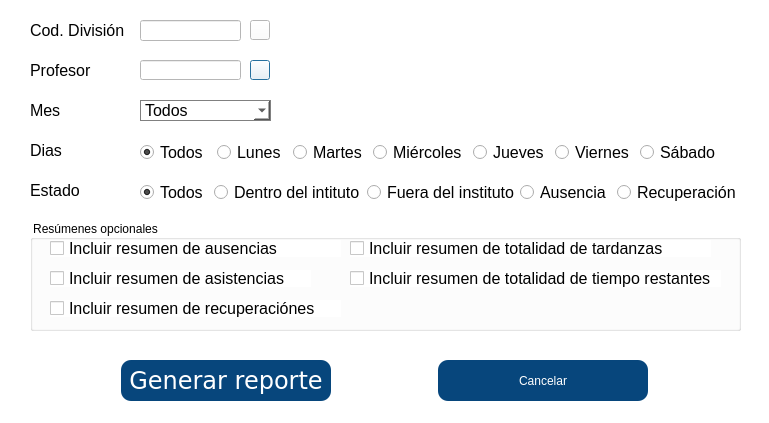
<?xml version="1.0" encoding="UTF-8"?>
<ui version="4.0">
 <class>ConsultaReporte</class>
 <widget class="QDialog" name="ConsultaReporte">
  <property name="geometry">
   <rect>
    <x>0</x>
    <y>0</y>
    <width>769</width>
    <height>423</height>
   </rect>
  </property>
  <property name="windowTitle">
   <string>Reporte</string>
  </property>
  <property name="styleSheet">
   <string notr="true">background-color: rgb(255, 255, 255);</string>
  </property>
  <widget class="QLabel" name="label_3">
   <property name="geometry">
    <rect>
     <x>30</x>
     <y>100</y>
     <width>91</width>
     <height>21</height>
    </rect>
   </property>
   <property name="font">
    <font>
     <family>Tahoma</family>
     <pointsize>12</pointsize>
    </font>
   </property>
   <property name="text">
    <string>Mes</string>
   </property>
  </widget>
  <widget class="QComboBox" name="comboBox_mes">
   <property name="geometry">
    <rect>
     <x>140</x>
     <y>100</y>
     <width>131</width>
     <height>21</height>
    </rect>
   </property>
   <property name="font">
    <font>
     <family>Tahoma</family>
     <pointsize>12</pointsize>
    </font>
   </property>
   <property name="autoFillBackground">
    <bool>false</bool>
   </property>
   <property name="styleSheet">
    <string notr="true">QComboBox {
background: white;
border: 1px solid gray;
padding: 0px 0px 0px 4px
}

QComboBox::drop-down {

}

</string>
   </property>
   <item>
    <property name="text">
     <string>Todos</string>
    </property>
   </item>
   <item>
    <property name="text">
     <string>Enero</string>
    </property>
   </item>
   <item>
    <property name="text">
     <string>Febrero</string>
    </property>
   </item>
   <item>
    <property name="text">
     <string>Marzo</string>
    </property>
   </item>
   <item>
    <property name="text">
     <string>Abril</string>
    </property>
   </item>
   <item>
    <property name="text">
     <string>Mayo</string>
    </property>
   </item>
   <item>
    <property name="text">
     <string>Junio</string>
    </property>
   </item>
   <item>
    <property name="text">
     <string>Julio</string>
    </property>
   </item>
   <item>
    <property name="text">
     <string>Agosto</string>
    </property>
   </item>
   <item>
    <property name="text">
     <string>Septiembre</string>
    </property>
   </item>
   <item>
    <property name="text">
     <string>Octubre</string>
    </property>
   </item>
   <item>
    <property name="text">
     <string>Noviembre</string>
    </property>
   </item>
   <item>
    <property name="text">
     <string>Diciembre</string>
    </property>
   </item>
  </widget>
  <widget class="QWidget" name="horizontalLayoutWidget">
   <property name="geometry">
    <rect>
     <x>140</x>
     <y>140</y>
     <width>581</width>
     <height>25</height>
    </rect>
   </property>
   <layout class="QHBoxLayout" name="horizontalLayout">
    <item>
     <widget class="QRadioButton" name="bt_todos_dias">
      <property name="font">
       <font>
        <family>Tahoma</family>
        <pointsize>12</pointsize>
       </font>
      </property>
      <property name="text">
       <string>Todos</string>
      </property>
      <property name="checked">
       <bool>true</bool>
      </property>
     </widget>
    </item>
    <item>
     <widget class="QRadioButton" name="bt_lunes">
      <property name="font">
       <font>
        <family>Tahoma</family>
        <pointsize>12</pointsize>
       </font>
      </property>
      <property name="text">
       <string>Lunes</string>
      </property>
      <property name="checked">
       <bool>false</bool>
      </property>
     </widget>
    </item>
    <item>
     <widget class="QRadioButton" name="bt_martes">
      <property name="font">
       <font>
        <family>Tahoma</family>
        <pointsize>12</pointsize>
       </font>
      </property>
      <property name="text">
       <string>Martes</string>
      </property>
     </widget>
    </item>
    <item>
     <widget class="QRadioButton" name="bt_miercoles">
      <property name="font">
       <font>
        <family>Tahoma</family>
        <pointsize>12</pointsize>
       </font>
      </property>
      <property name="text">
       <string>Miércoles</string>
      </property>
     </widget>
    </item>
    <item>
     <widget class="QRadioButton" name="bt_jueves">
      <property name="font">
       <font>
        <family>Tahoma</family>
        <pointsize>12</pointsize>
       </font>
      </property>
      <property name="text">
       <string>Jueves</string>
      </property>
     </widget>
    </item>
    <item>
     <widget class="QRadioButton" name="bt_viernes">
      <property name="font">
       <font>
        <family>Tahoma</family>
        <pointsize>12</pointsize>
       </font>
      </property>
      <property name="text">
       <string>Viernes</string>
      </property>
     </widget>
    </item>
    <item>
     <widget class="QRadioButton" name="bt_sabado">
      <property name="font">
       <font>
        <family>Tahoma</family>
        <pointsize>12</pointsize>
       </font>
      </property>
      <property name="text">
       <string>Sábado</string>
      </property>
     </widget>
    </item>
   </layout>
  </widget>
  <widget class="QLabel" name="label_4">
   <property name="geometry">
    <rect>
     <x>30</x>
     <y>140</y>
     <width>91</width>
     <height>21</height>
    </rect>
   </property>
   <property name="font">
    <font>
     <family>Tahoma</family>
     <pointsize>12</pointsize>
    </font>
   </property>
   <property name="text">
    <string>Dias</string>
   </property>
  </widget>
  <widget class="QWidget" name="horizontalLayoutWidget_2">
   <property name="geometry">
    <rect>
     <x>20</x>
     <y>360</y>
     <width>731</width>
     <height>41</height>
    </rect>
   </property>
   <layout class="QHBoxLayout" name="horizontalLayout_2">
    <item>
     <widget class="QPushButton" name="bt_guardar">
      <property name="maximumSize">
       <size>
        <width>210</width>
        <height>41</height>
       </size>
      </property>
      <property name="font">
       <font>
        <family>Verdana</family>
        <pointsize>18</pointsize>
        <weight>50</weight>
        <italic>false</italic>
        <bold>false</bold>
       </font>
      </property>
      <property name="focusPolicy">
       <enum>Qt::NoFocus</enum>
      </property>
      <property name="styleSheet">
       <string notr="true">background-color: rgb(7, 70, 124);
font: 18pt &quot;Verdana&quot;;
border-radius: 10px;
color: rgb(255, 255, 255);</string>
      </property>
      <property name="text">
       <string>Generar reporte</string>
      </property>
     </widget>
    </item>
    <item>
     <widget class="QPushButton" name="bt_cancelar">
      <property name="maximumSize">
       <size>
        <width>210</width>
        <height>41</height>
       </size>
      </property>
      <property name="focusPolicy">
       <enum>Qt::NoFocus</enum>
      </property>
      <property name="styleSheet">
       <string notr="true">background-color: rgb(7, 70, 124);
font: 18pt &quot;Verdana&quot;;
border-radius: 10px;
color: rgb(255, 255, 255);</string>
      </property>
      <property name="text">
       <string>Cancelar</string>
      </property>
     </widget>
    </item>
   </layout>
  </widget>
  <widget class="QWidget" name="horizontalLayoutWidget_3">
   <property name="geometry">
    <rect>
     <x>140</x>
     <y>180</y>
     <width>601</width>
     <height>25</height>
    </rect>
   </property>
   <layout class="QHBoxLayout" name="horizontalLayout_3">
    <item>
     <widget class="QRadioButton" name="bt_todos_estado">
      <property name="font">
       <font>
        <family>Tahoma</family>
        <pointsize>12</pointsize>
       </font>
      </property>
      <property name="text">
       <string>Todos</string>
      </property>
      <property name="checked">
       <bool>true</bool>
      </property>
     </widget>
    </item>
    <item>
     <widget class="QRadioButton" name="bt_dentro">
      <property name="font">
       <font>
        <family>Tahoma</family>
        <pointsize>12</pointsize>
       </font>
      </property>
      <property name="text">
       <string>Dentro del intituto</string>
      </property>
      <property name="checked">
       <bool>false</bool>
      </property>
     </widget>
    </item>
    <item>
     <widget class="QRadioButton" name="bt_fuera">
      <property name="font">
       <font>
        <family>Tahoma</family>
        <pointsize>12</pointsize>
       </font>
      </property>
      <property name="text">
       <string>Fuera del instituto</string>
      </property>
     </widget>
    </item>
    <item>
     <widget class="QRadioButton" name="bt_ausencia">
      <property name="font">
       <font>
        <family>Tahoma</family>
        <pointsize>12</pointsize>
       </font>
      </property>
      <property name="text">
       <string>Ausencia</string>
      </property>
     </widget>
    </item>
    <item>
     <widget class="QRadioButton" name="bt_recuperacion">
      <property name="font">
       <font>
        <family>Tahoma</family>
        <pointsize>12</pointsize>
       </font>
      </property>
      <property name="text">
       <string>Recuperación</string>
      </property>
     </widget>
    </item>
   </layout>
  </widget>
  <widget class="QLabel" name="label_5">
   <property name="geometry">
    <rect>
     <x>30</x>
     <y>180</y>
     <width>91</width>
     <height>21</height>
    </rect>
   </property>
   <property name="font">
    <font>
     <family>Tahoma</family>
     <pointsize>12</pointsize>
    </font>
   </property>
   <property name="text">
    <string>Estado</string>
   </property>
  </widget>
  <widget class="QLineEdit" name="tx_codigo_division">
   <property name="geometry">
    <rect>
     <x>140</x>
     <y>20</y>
     <width>101</width>
     <height>21</height>
    </rect>
   </property>
   <property name="font">
    <font>
     <family>Tahoma</family>
     <pointsize>12</pointsize>
    </font>
   </property>
   <property name="inputMask">
    <string/>
   </property>
   <property name="text">
    <string/>
   </property>
  </widget>
  <widget class="QLabel" name="lb_division">
   <property name="geometry">
    <rect>
     <x>270</x>
     <y>22</y>
     <width>421</width>
     <height>20</height>
    </rect>
   </property>
   <property name="font">
    <font>
     <family>Tahoma</family>
     <pointsize>12</pointsize>
    </font>
   </property>
   <property name="text">
    <string/>
   </property>
  </widget>
  <widget class="QPushButton" name="bt_profesor">
   <property name="geometry">
    <rect>
     <x>250</x>
     <y>60</y>
     <width>20</width>
     <height>20</height>
    </rect>
   </property>
   <property name="font">
    <font>
     <family>MS Shell Dlg 2</family>
     <pointsize>16</pointsize>
     <weight>50</weight>
     <italic>false</italic>
     <bold>false</bold>
    </font>
   </property>
   <property name="styleSheet">
    <string notr="true">background-color: rgb(255, 255, 255);
font: 16pt &quot;MS Shell Dlg 2&quot;;</string>
   </property>
   <property name="text">
    <string/>
   </property>
   <property name="icon">
    <iconset>
     <normaloff>../../lupa.png</normaloff>../../lupa.png</iconset>
   </property>
   <property name="autoDefault">
    <bool>true</bool>
   </property>
   <property name="flat">
    <bool>false</bool>
   </property>
  </widget>
  <widget class="QLabel" name="lb_profesor">
   <property name="geometry">
    <rect>
     <x>270</x>
     <y>60</y>
     <width>431</width>
     <height>20</height>
    </rect>
   </property>
   <property name="font">
    <font>
     <family>Tahoma</family>
     <pointsize>12</pointsize>
    </font>
   </property>
   <property name="text">
    <string/>
   </property>
  </widget>
  <widget class="QLabel" name="label">
   <property name="geometry">
    <rect>
     <x>30</x>
     <y>20</y>
     <width>101</width>
     <height>21</height>
    </rect>
   </property>
   <property name="font">
    <font>
     <family>Tahoma</family>
     <pointsize>12</pointsize>
    </font>
   </property>
   <property name="text">
    <string>Cod. División</string>
   </property>
  </widget>
  <widget class="QLabel" name="label_2">
   <property name="geometry">
    <rect>
     <x>30</x>
     <y>60</y>
     <width>91</width>
     <height>21</height>
    </rect>
   </property>
   <property name="font">
    <font>
     <family>Tahoma</family>
     <pointsize>12</pointsize>
    </font>
   </property>
   <property name="text">
    <string>Profesor</string>
   </property>
  </widget>
  <widget class="QLineEdit" name="tx_dni_profesor">
   <property name="geometry">
    <rect>
     <x>140</x>
     <y>60</y>
     <width>101</width>
     <height>20</height>
    </rect>
   </property>
   <property name="font">
    <font>
     <family>Tahoma</family>
     <pointsize>12</pointsize>
    </font>
   </property>
   <property name="text">
    <string/>
   </property>
  </widget>
  <widget class="QPushButton" name="bt_division">
   <property name="geometry">
    <rect>
     <x>250</x>
     <y>20</y>
     <width>20</width>
     <height>20</height>
    </rect>
   </property>
   <property name="maximumSize">
    <size>
     <width>16777215</width>
     <height>16777208</height>
    </size>
   </property>
   <property name="font">
    <font>
     <family>MS Shell Dlg 2</family>
     <pointsize>16</pointsize>
     <weight>50</weight>
     <italic>false</italic>
     <bold>false</bold>
    </font>
   </property>
   <property name="styleSheet">
    <string notr="true">background-color: rgb(255, 255, 255);
font: 16pt &quot;MS Shell Dlg 2&quot;;</string>
   </property>
   <property name="text">
    <string/>
   </property>
   <property name="icon">
    <iconset>
     <normaloff>../../lupa.png</normaloff>../../lupa.png</iconset>
   </property>
   <property name="autoDefault">
    <bool>true</bool>
   </property>
   <property name="flat">
    <bool>false</bool>
   </property>
  </widget>
  <widget class="QGroupBox" name="groupBox">
   <property name="geometry">
    <rect>
     <x>30</x>
     <y>220</y>
     <width>711</width>
     <height>111</height>
    </rect>
   </property>
   <property name="title">
    <string>Resúmenes opcionales</string>
   </property>
   <widget class="QCheckBox" name="checkBox_asistencias">
    <property name="geometry">
     <rect>
      <x>20</x>
      <y>50</y>
      <width>261</width>
      <height>17</height>
     </rect>
    </property>
    <property name="font">
     <font>
      <family>Tahoma</family>
      <pointsize>12</pointsize>
     </font>
    </property>
    <property name="text">
     <string>Incluir resumen de asistencias</string>
    </property>
   </widget>
   <widget class="QCheckBox" name="checkBox_tardanzas">
    <property name="geometry">
     <rect>
      <x>320</x>
      <y>20</y>
      <width>361</width>
      <height>17</height>
     </rect>
    </property>
    <property name="font">
     <font>
      <family>Tahoma</family>
      <pointsize>12</pointsize>
     </font>
    </property>
    <property name="text">
     <string>Incluir resumen de totalidad de tardanzas</string>
    </property>
   </widget>
   <widget class="QCheckBox" name="checkBox_recuperaciones">
    <property name="geometry">
     <rect>
      <x>20</x>
      <y>80</y>
      <width>291</width>
      <height>17</height>
     </rect>
    </property>
    <property name="font">
     <font>
      <family>Tahoma</family>
      <pointsize>12</pointsize>
     </font>
    </property>
    <property name="text">
     <string>Incluir resumen de recuperaciónes</string>
    </property>
   </widget>
   <widget class="QCheckBox" name="checkBox_ausencias">
    <property name="geometry">
     <rect>
      <x>20</x>
      <y>20</y>
      <width>291</width>
      <height>17</height>
     </rect>
    </property>
    <property name="font">
     <font>
      <family>Tahoma</family>
      <pointsize>12</pointsize>
     </font>
    </property>
    <property name="text">
     <string>Incluir resumen de ausencias</string>
    </property>
   </widget>
   <widget class="QCheckBox" name="checkBox_restantes">
    <property name="geometry">
     <rect>
      <x>320</x>
      <y>50</y>
      <width>371</width>
      <height>17</height>
     </rect>
    </property>
    <property name="font">
     <font>
      <family>Tahoma</family>
      <pointsize>12</pointsize>
     </font>
    </property>
    <property name="text">
     <string>Incluir resumen de totalidad de tiempo restantes</string>
    </property>
   </widget>
  </widget>
 </widget>
 <tabstops>
  <tabstop>tx_codigo_division</tabstop>
  <tabstop>bt_division</tabstop>
  <tabstop>tx_dni_profesor</tabstop>
  <tabstop>bt_profesor</tabstop>
  <tabstop>comboBox_mes</tabstop>
  <tabstop>bt_todos_dias</tabstop>
  <tabstop>bt_lunes</tabstop>
  <tabstop>bt_martes</tabstop>
  <tabstop>bt_miercoles</tabstop>
  <tabstop>bt_jueves</tabstop>
  <tabstop>bt_viernes</tabstop>
  <tabstop>bt_sabado</tabstop>
  <tabstop>bt_todos_estado</tabstop>
  <tabstop>bt_dentro</tabstop>
  <tabstop>bt_fuera</tabstop>
  <tabstop>bt_ausencia</tabstop>
  <tabstop>bt_recuperacion</tabstop>
  <tabstop>checkBox_ausencias</tabstop>
  <tabstop>checkBox_asistencias</tabstop>
  <tabstop>checkBox_recuperaciones</tabstop>
  <tabstop>checkBox_tardanzas</tabstop>
  <tabstop>checkBox_restantes</tabstop>
 </tabstops>
 <resources/>
 <connections/>
</ui>
